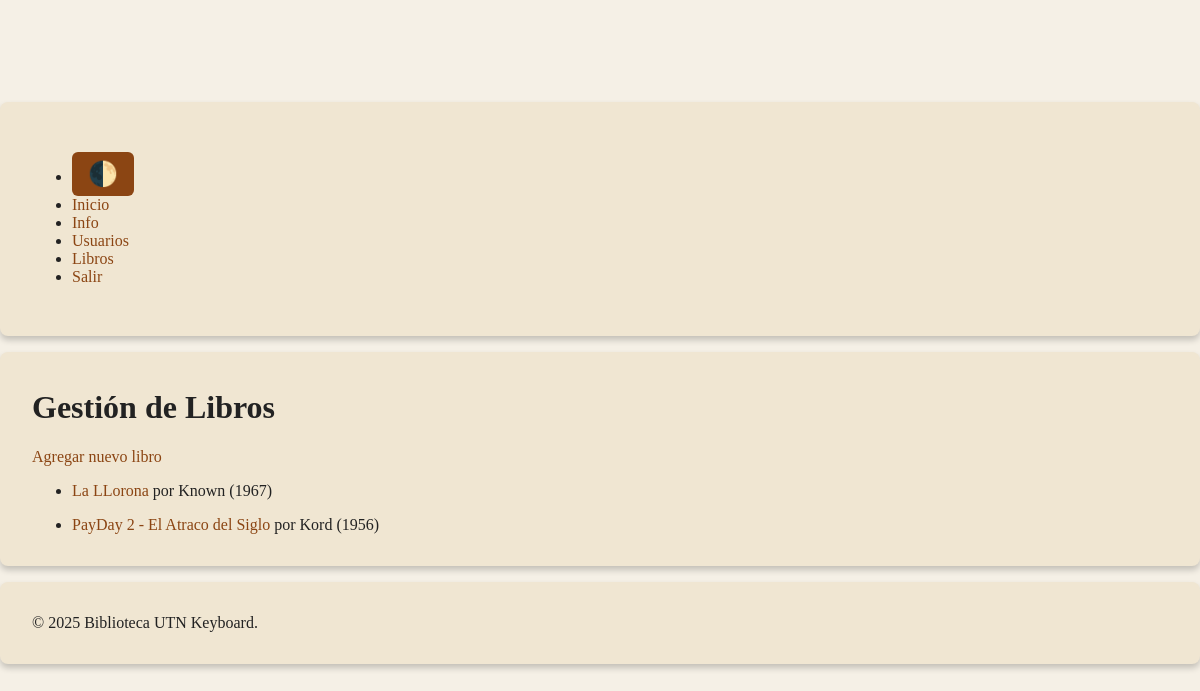
/libros-lista.php (signed in), run on the app's committed database.
### tables this page shows
CREATE TABLE libros (
                    id INTEGER PRIMARY KEY AUTOINCREMENT,
                    titulo TEXT NOT NULL,
                    autor TEXT NOT NULL,
                    anio INTEGER
                );

### libros-lista.php (the view, shortened to what this page needs)
<?php
try {
    $pdo = Bd::pdo();
    $stmt = $pdo->query("SELECT id, titulo, autor, anio FROM libros ORDER BY titulo");
    $libros = $stmt->fetchAll(PDO::FETCH_ASSOC);
    $render = "";
    foreach ($libros as $l) {
        $id = htmlentities($l['id']);
        $titulo = htmlentities($l['titulo']);
        $autor = htmlentities($l['autor']);
        $anio = htmlentities($l['anio']);
        $render .= "
        <li>
            <p>
                <a href='libros-busca.php?id=$id'>$titulo</a> por $autor ($anio)
            </p>
        </li>";
    }
    require "libros-vista.php";
} catch (Exception $e) {
    $errorHtml = htmlentities($e->getMessage());
    require "error.php";
}

### estilos.css (style rules this page uses)
:root { --bg: #f5f0e6; --text: #222222; --card: #f0e6d2; --accent: #8b4513; --accent-hover: #c17d11; --muted: #666666; --shadow: rgba(0,0,0,0.2); }
html, body { background-color: var(--bg); color: var(--text); margin: 0; font-family: 'Georgia', serif; transition: background-color 0.3s ease, color 0.3s ease; animation: fadeIn 1s ease; }
a { color: var(--accent); text-decoration: none; transition: all 0.3s ease; }
body, main, nav, footer, form, table { transition: background-color 0.25s ease, color 0.25s ease, box-shadow 0.25s ease; }

### data on the page
libros: titulo "La LLorona", autor "Known", anio "1967"
libros: titulo "PayDay 2 - El Atraco del Siglo", autor "Kord", anio "1956"
